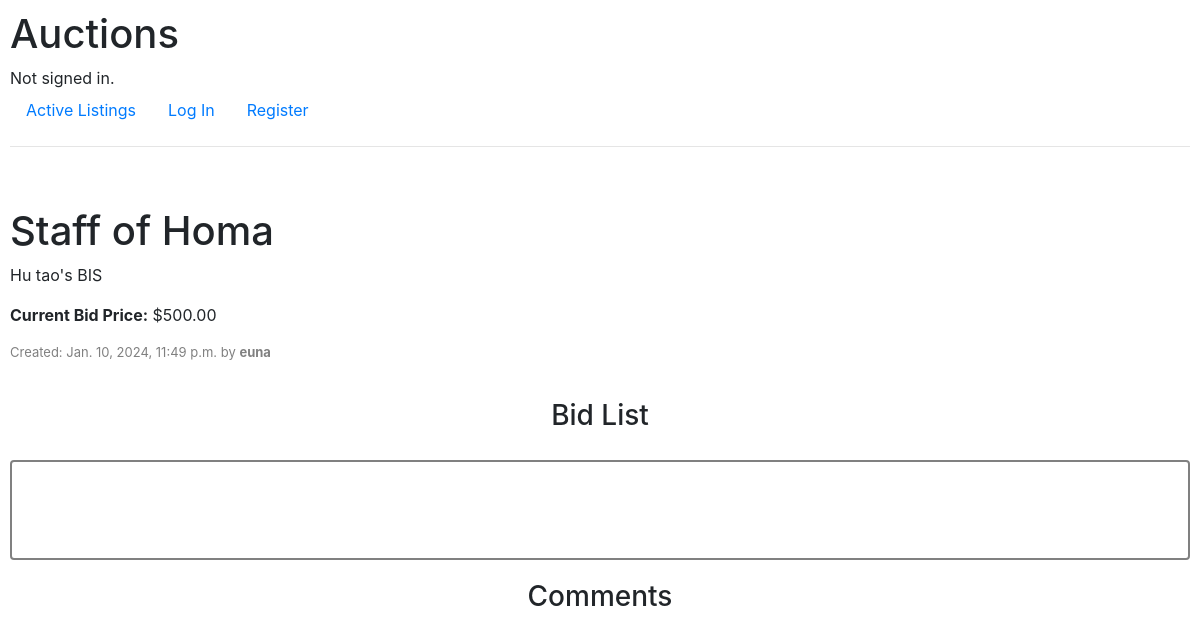
Before: /listing/1 with the older database file.
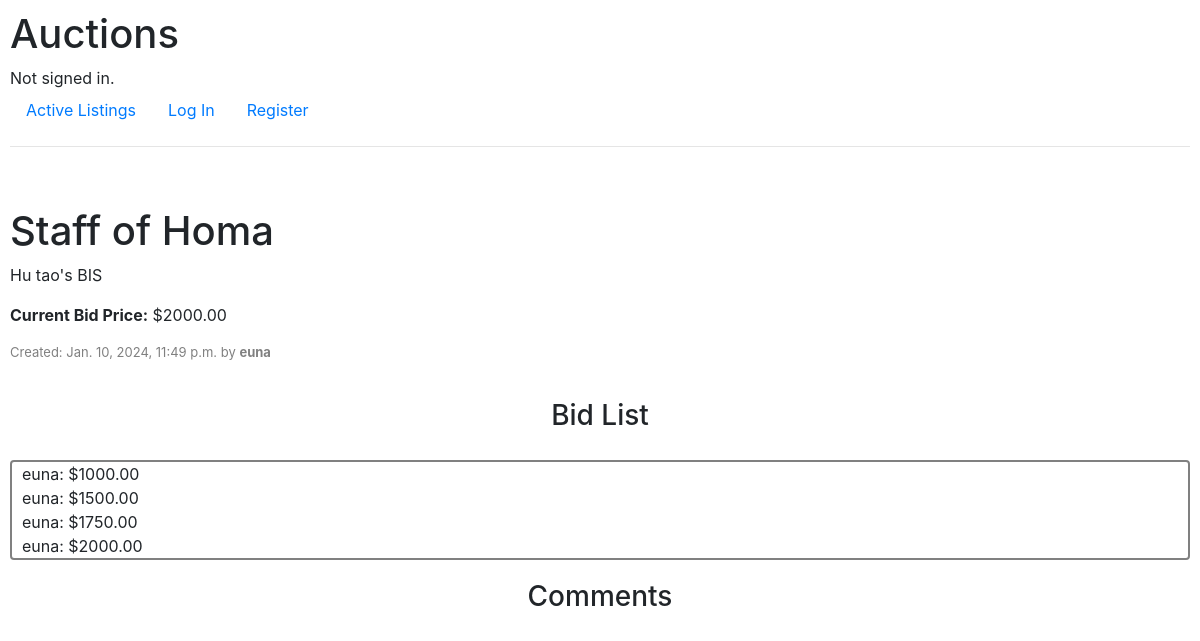
After: the same page with the newer database file.
### auctions/models.py (models this page shows, shortened)
class Auctions(models.Model):
    user = models.ForeignKey(User, on_delete=models.CASCADE)
    title = models.CharField(max_length=64)
    description = models.CharField(max_length=255, blank=True)
    image = models.ImageField(null=True, upload_to='media/')
    bid = models.DecimalField(max_digits=10, decimal_places=2, default=0)
    date_listed = models.DateTimeField(default=timezone.now)
    is_active = models.BooleanField(default=True)

class User(AbstractUser):
    watchlist = models.ManyToManyField('Auctions', related_name="watchlist")
    pass

class Bids(models.Model):
    auction = models.ForeignKey(Auctions, on_delete=models.CASCADE, related_name="bids", default=0)
    bidder = models.ForeignKey(User, on_delete=models.CASCADE, default=0)
    amount = models.DecimalField(max_digits=10, decimal_places=2, default=0)
    timestamp = models.DateTimeField(default=timezone.now)

### auctions/views.py (the view)
# urls.py: path("listing/<int:item_id>", views.listing_page, name="listing_page"),
def listing_page(request, item_id):
    item = get_object_or_404(Auctions, pk=item_id)
    bids = Bids.objects.filter(auction=item_id)
    comments = Comments.objects.filter(auction=item_id)
    winner = bids.order_by('-timestamp').first()
    return render(request, "auctions/listing_page.html", {
        "item": item,
        "bids": bids,
        "comments": comments,
        "winner": winner
    })

### auctions/templates/auctions/listing_page.html (shortened to what this page needs)
{% extends 'auctions/layout.html' %}
{% block body %}
    <div class="flex">
        <div class="w-100 text-center" style="max-height: 500px;">
        </div>
        <div class="w-100">
            <h1> {{ item.title }} </h1>
            <p class="description"> {{ item.description }} </p>
            <p><strong>Current Bid Price:</strong> ${{ item.bid }} </p>
            <p class="date"> Created: {{ item.date_listed }} by <strong> {{ item.user}} </strong></p>
        </div>
        <h3>Bid List</h3>
        <div class="bid-list rounded">
            <ul style="list-style-type: none; padding: 0;">
                {% for bid in bids %}
                    <li> {{ bid.bidder }}: ${{ bid.amount }} </li>
                {% endfor %}
            </ul>
        </div>
        <h3>Comments</h3>
    </div>
{% endblock %}

### auctions/templates/auctions/layout.html (shortened to what this page needs)
{% load static %}
<!DOCTYPE html>
<html lang="en">
    <head>
        <link rel="stylesheet" href="https://stackpath.bootstrapcdn.com/bootstrap/4.4.1/css/bootstrap.min.css">
        <link href="{% static 'auctions/styles.css' %}" rel="stylesheet">
    </head>
    <body>
        <h1>Auctions</h1>
        <div>
            {% if user.is_authenticated %}
                Signed in as <strong>{{ user.username }}</strong>.
            {% else %}
                Not signed in.
            {% endif %}
        </div>
        <ul class="nav">
            <li class="nav-item">
                <a class="nav-link" href="{% url 'index' %}">Active Listings</a>
            </li>
            {% if user.is_authenticated %}
                <li class="nav-item">
                    <a href="{% url 'create_listing' %}" class="nav-link">Create Listing</a>
                </li>
                <li class="nav-item">
                    <a class="nav-link" href="{% url 'logout' %}">Log Out</a>
                </li>
            {% else %}
                <li class="nav-item">
                    <a class="nav-link" href="{% url 'login' %}">Log In</a>
                </li>
                <li class="nav-item">
                    <a class="nav-link" href="{% url 'register' %}">Register</a>
                </li>
            {% endif %}
        </ul>
        <hr>
        {% block body %}
        {% endblock %}
    </body>
</html>

### auctions/static/auctions/styles.css (style rules this page uses)
body { padding: 10px; }
.flex { display: flex; flex-direction: column; align-items: center; gap: 20px; }
.date { color: grey; font-size: small; }
.description { font-size: medium; overflow: hidden; }
.bid-list { padding-left: 10px; width: 100%; height: 100px; overflow-y: auto; border: 2px solid grey; }

Changed rows visible on the page:
changed Auctions "Staff of Homa": bid "500.00" → "2000.00"
added Bids: bidder "euna", amount "1000.00"
added Bids: bidder "euna", amount "1500.00"
added Bids: bidder "euna", amount "1750.00"
added Bids: bidder "euna", amount "2000.00"
